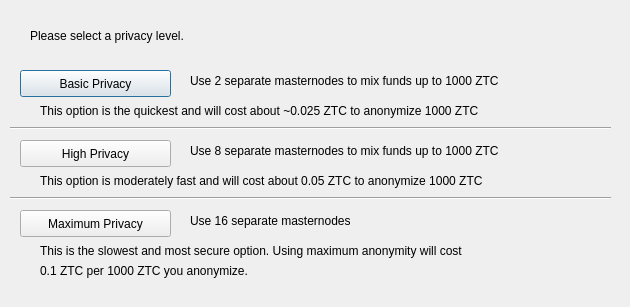
<?xml version="1.0" encoding="UTF-8"?>
<ui version="4.0">
 <class>DarksendConfig</class>
 <widget class="QDialog" name="DarksendConfig">
  <property name="geometry">
   <rect>
    <x>0</x>
    <y>0</y>
    <width>630</width>
    <height>307</height>
   </rect>
  </property>
  <property name="windowTitle">
   <string>Configure Darksend</string>
  </property>
  <widget class="QPushButton" name="buttonBasic">
   <property name="geometry">
    <rect>
     <x>20</x>
     <y>70</y>
     <width>151</width>
     <height>27</height>
    </rect>
   </property>
   <property name="text">
    <string>Basic Privacy</string>
   </property>
  </widget>
  <widget class="QPushButton" name="buttonHigh">
   <property name="geometry">
    <rect>
     <x>20</x>
     <y>140</y>
     <width>151</width>
     <height>27</height>
    </rect>
   </property>
   <property name="text">
    <string>High Privacy</string>
   </property>
  </widget>
  <widget class="QPushButton" name="buttonMax">
   <property name="geometry">
    <rect>
     <x>20</x>
     <y>210</y>
     <width>151</width>
     <height>27</height>
    </rect>
   </property>
   <property name="text">
    <string>Maximum Privacy</string>
   </property>
  </widget>
  <widget class="QLabel" name="label">
   <property name="geometry">
    <rect>
     <x>30</x>
     <y>20</y>
     <width>571</width>
     <height>31</height>
    </rect>
   </property>
   <property name="text">
    <string>Please select a privacy level.</string>
   </property>
  </widget>
  <widget class="QLabel" name="label_2">
   <property name="geometry">
    <rect>
     <x>190</x>
     <y>70</y>
     <width>421</width>
     <height>21</height>
    </rect>
   </property>
   <property name="text">
    <string>Use 2 separate masternodes to mix funds up to 1000 ZTC</string>
   </property>
  </widget>
  <widget class="QLabel" name="label_3">
   <property name="geometry">
    <rect>
     <x>190</x>
     <y>140</y>
     <width>411</width>
     <height>21</height>
    </rect>
   </property>
   <property name="text">
    <string>Use 8 separate masternodes to mix funds up to 1000 ZTC</string>
   </property>
  </widget>
  <widget class="QLabel" name="label_4">
   <property name="geometry">
    <rect>
     <x>190</x>
     <y>210</y>
     <width>421</width>
     <height>21</height>
    </rect>
   </property>
   <property name="text">
    <string>Use 16 separate masternodes</string>
   </property>
  </widget>
  <widget class="QLabel" name="label_6">
   <property name="geometry">
    <rect>
     <x>40</x>
     <y>100</y>
     <width>561</width>
     <height>21</height>
    </rect>
   </property>
   <property name="text">
    <string>This option is the quickest and will cost about ~0.025 ZTC to anonymize 1000 ZTC</string>
   </property>
  </widget>
  <widget class="QLabel" name="label_7">
   <property name="geometry">
    <rect>
     <x>40</x>
     <y>170</y>
     <width>561</width>
     <height>21</height>
    </rect>
   </property>
   <property name="text">
    <string>This option is moderately fast and will cost about 0.05 ZTC to anonymize 1000 ZTC</string>
   </property>
  </widget>
  <widget class="QLabel" name="label_8">
   <property name="geometry">
    <rect>
     <x>40</x>
     <y>240</y>
     <width>561</width>
     <height>21</height>
    </rect>
   </property>
   <property name="text">
    <string>This is the slowest and most secure option. Using maximum anonymity will cost</string>
   </property>
  </widget>
  <widget class="QLabel" name="label_9">
   <property name="geometry">
    <rect>
     <x>40</x>
     <y>260</y>
     <width>561</width>
     <height>21</height>
    </rect>
   </property>
   <property name="text">
    <string>0.1 ZTC per 1000 ZTC you anonymize.</string>
   </property>
  </widget>
  <widget class="Line" name="line">
   <property name="geometry">
    <rect>
     <x>10</x>
     <y>120</y>
     <width>601</width>
     <height>16</height>
    </rect>
   </property>
   <property name="orientation">
    <enum>Qt::Horizontal</enum>
   </property>
  </widget>
  <widget class="Line" name="line_2">
   <property name="geometry">
    <rect>
     <x>10</x>
     <y>190</y>
     <width>601</width>
     <height>16</height>
    </rect>
   </property>
   <property name="orientation">
    <enum>Qt::Horizontal</enum>
   </property>
  </widget>
 </widget>
 <resources/>
 <connections/>
</ui>
